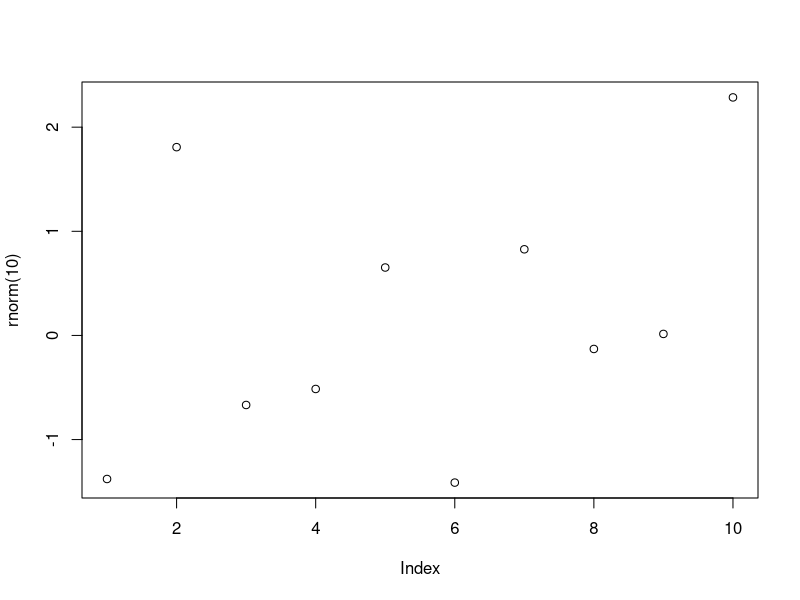
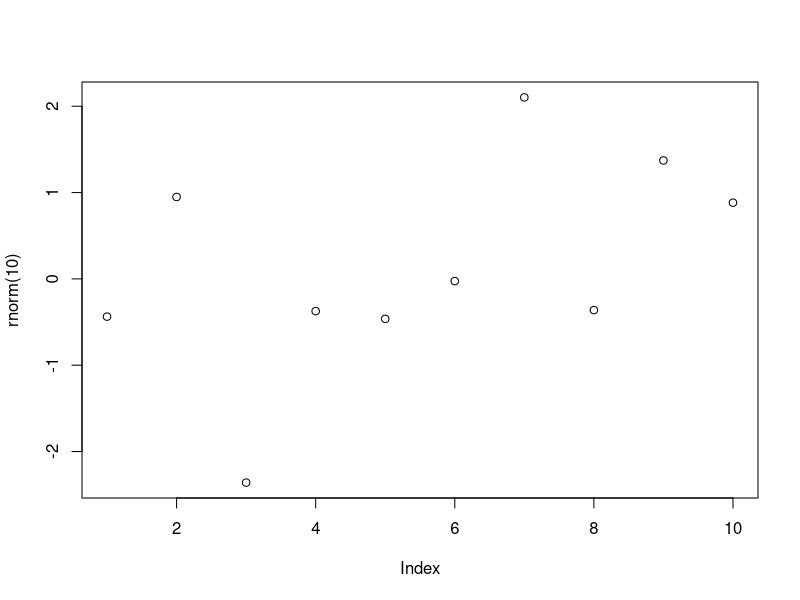
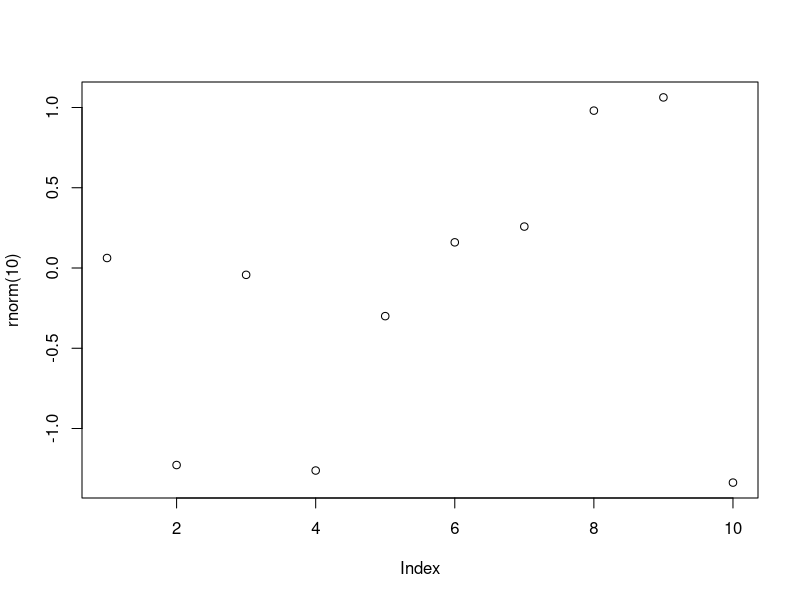

Write R code to recreate these figures, in order.
## ---- chunk 1
plot(rnorm(10))
## ---- chunk 2
plot(rnorm(10))
## ---- chunk 3
plot(rnorm(10))
